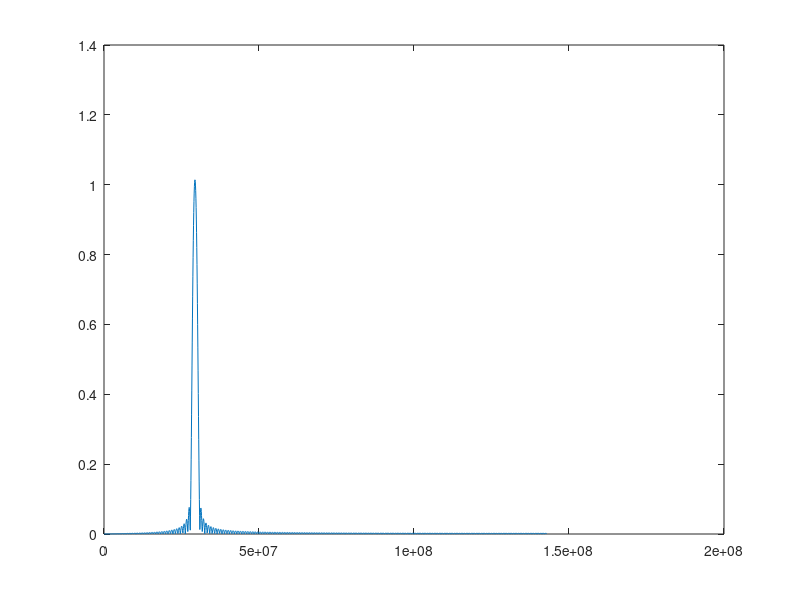

Reproduce this figure in MATLAB. (Note: this script raises an error after producing the figure.)
% 设计参数
Fs = 1/3.5e-9; % 采样率
Fpass = [29e6 30e6]; % 通带截止频率
Fstop = [28e6 31e6]; % 阻带截止频率
dev = [60 0.05 60]; % 通阻带波动
[n, Wn] = kaiserord([Fstop(1) Fpass Fstop(2)], [0 1 0], dev, Fs); % 计算阶数和归一化截止频率
% 窗函数类型 = 'kaiser'; % 可选 'hamming', 'blackman' 等

% 生成系数
b = fir1(n, Wn, 'bandpass', window(@kaiser, n+1)); % 注意窗函数长度需为n+1
[h,w] = freqz(b, 1, 2048); % 验证频率响应

figure
plot(w*Fs/(2*pi), abs(h))


%% 画出滤波后的频谱图


Signal_filter = reshape(out.sending_modulation_wave.Data,1,[]);

Signal_filter = Signal_filter(1:length(out.sending_modulation_wave.Time));

N_length = length(Signal_filter);
Fs2 = Fs*1;
freq = -Fs2/2:Fs2/N_length:Fs2/2-Fs2/N_length;
figure;
plot(real(Signal_filter))

figure;
plot(freq, abs(fftshift(fft(Signal_filter))))




